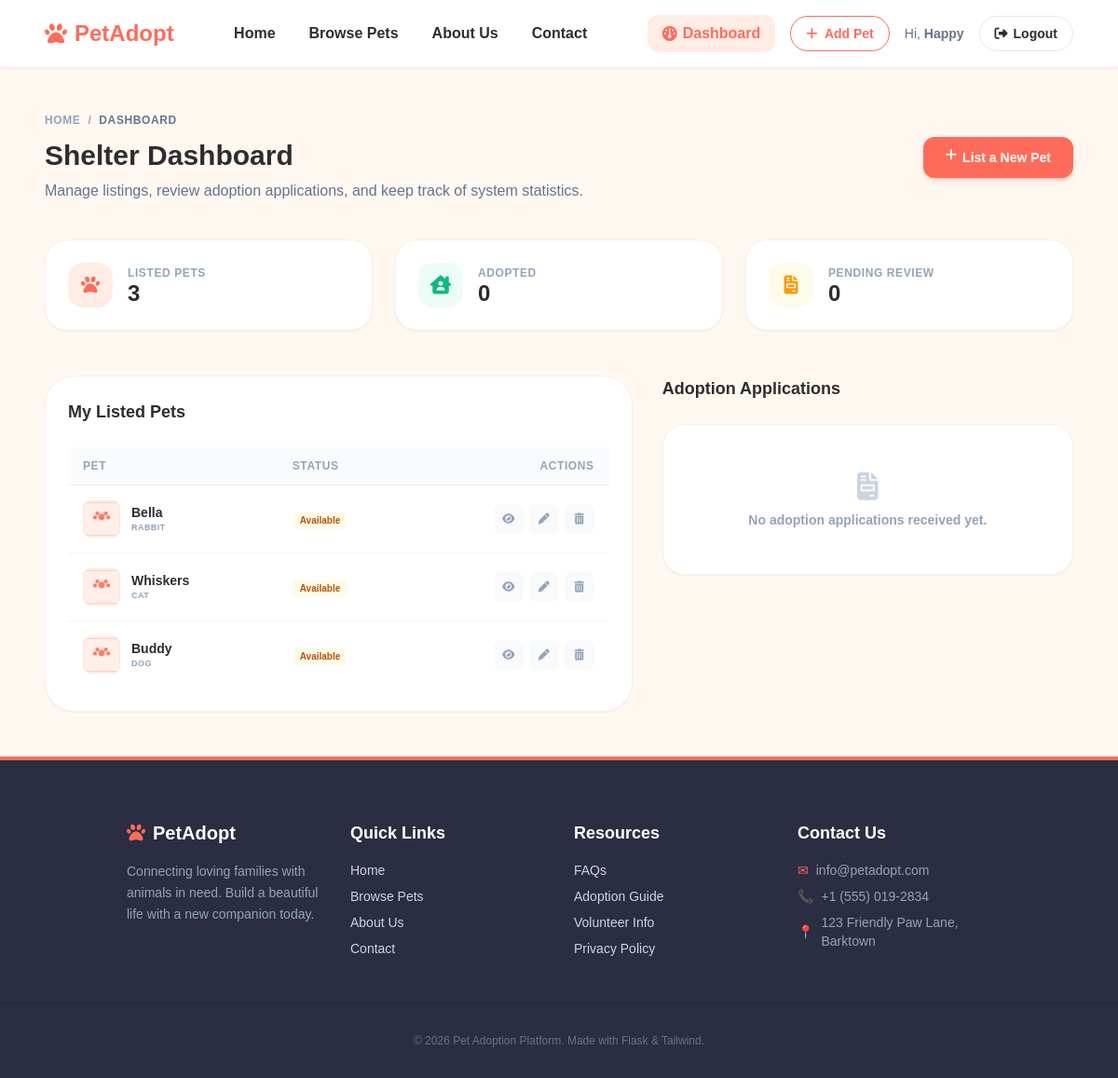
Before: /dashboard (signed in) with the older database file.
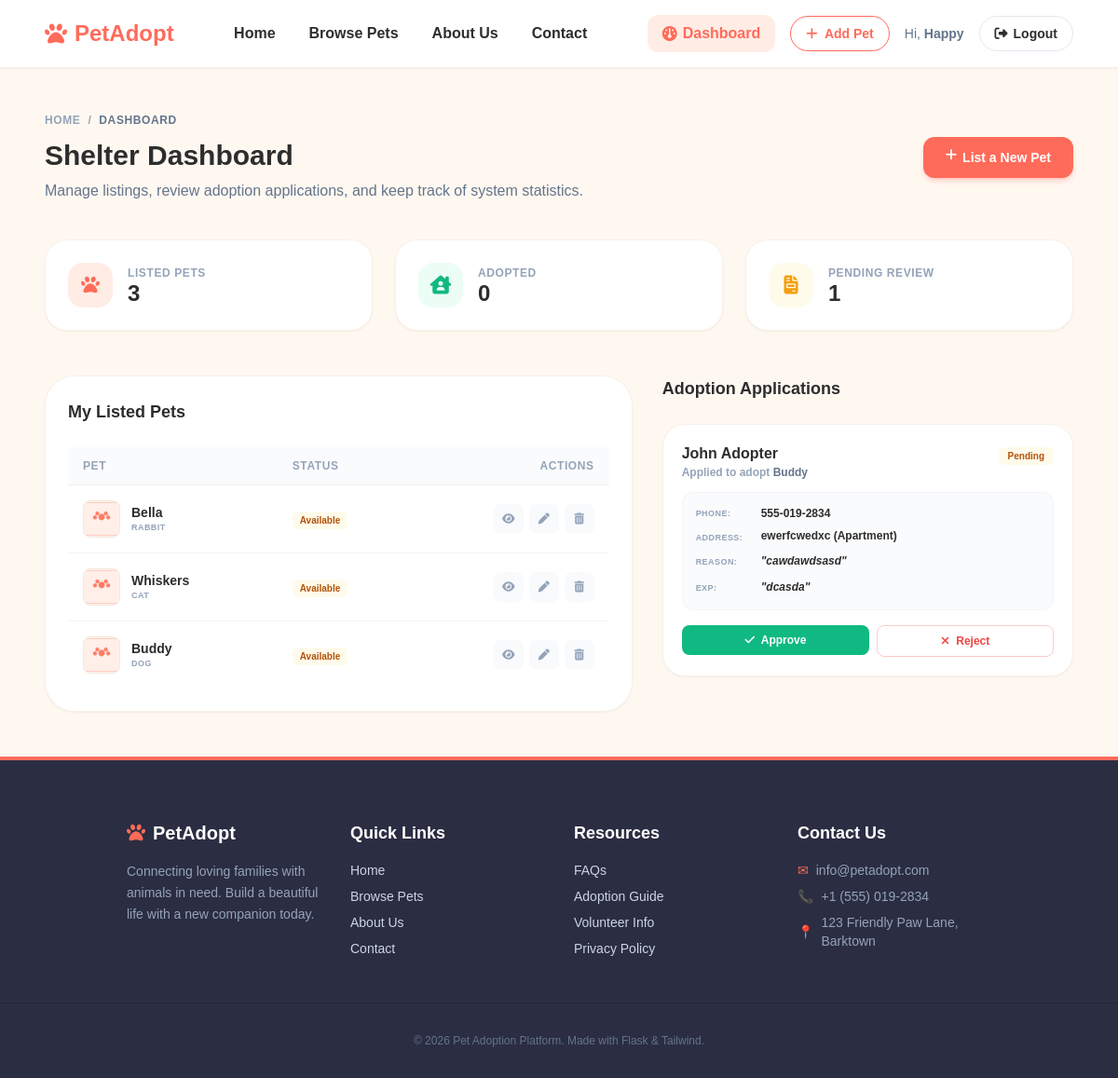
After: the same page with the newer database file.
### models.py (models this page shows, shortened)
class Pet(db.Model):
    __tablename__ = 'pets'
    id = db.Column(db.Integer, primary_key=True)
    name = db.Column(db.String(100), nullable=False)
    species = db.Column(db.String(50), nullable=False)  # Dog, Cat, Rabbit, Bird, Other
    breed = db.Column(db.String(100), nullable=True)
    age = db.Column(db.Integer, nullable=True)
    gender = db.Column(db.String(20), nullable=False)  # Male, Female
    size = db.Column(db.String(20), nullable=False)  # Small, Medium, Large
    color = db.Column(db.String(50), nullable=True)
    description = db.Column(db.Text, nullable=True)
    photo = db.Column(db.String(255), nullable=True, default='default_pet.png')
    location = db.Column(db.String(100), nullable=False)
    vaccinated = db.Column(db.Boolean, default=False)
    is_adopted = db.Column(db.Boolean, default=False)
    shelter_id = db.Column(db.Integer, db.ForeignKey('users.id'), nullable=False)
    created_at = db.Column(db.DateTime, default=datetime.utcnow)
    applications = db.relationship('AdoptionApplication', backref='pet', lazy=True, cascade="all, delete-orphan")

class AdoptionApplication(db.Model):
    __tablename__ = 'adoption_applications'
    id = db.Column(db.Integer, primary_key=True)
    pet_id = db.Column(db.Integer, db.ForeignKey('pets.id'), nullable=False)
    applicant_id = db.Column(db.Integer, db.ForeignKey('users.id'), nullable=False)
    full_name = db.Column(db.String(100), nullable=False)
    phone = db.Column(db.String(20), nullable=False)
    address = db.Column(db.String(255), nullable=False)
    home_type = db.Column(db.String(50), nullable=False)  # Apartment, House, Farmhouse, Other
    reason = db.Column(db.Text, nullable=False)
    previous_pet_experience = db.Column(db.Text, nullable=True)
    status = db.Column(db.String(20), nullable=False, default='pending')  # pending, approved, rejected
    applied_at = db.Column(db.DateTime, default=datetime.utcnow)

### admin_routes.py (the view, shortened to what this page needs)
@admin_bp.route('/dashboard')
@login_required
def dashboard():
    if current_user.role == 'adopter':
        return redirect(url_for('adoptions.my_applications'))
    elif current_user.role == 'shelter':
        pets = Pet.query.filter_by(shelter_id=current_user.id).order_by(Pet.created_at.desc()).all()
        applications = AdoptionApplication.query.join(Pet).filter(
            Pet.shelter_id == current_user.id
        ).order_by(AdoptionApplication.applied_at.desc()).all()
        total_pets = len(pets)
        adopted_pets = sum(1 for p in pets if p.is_adopted)
        pending_apps = sum(1 for a in applications if a.status == 'pending')
        return render_template('admin/dashboard.html',
                               role='shelter',
                               pets=pets,
                               applications=applications,
                               total_pets=total_pets,
                               adopted_pets=adopted_pets,
                               pending_apps=pending_apps)
    else:
        abort(403)

### templates/admin/dashboard.html (shortened to what the changed rows need)
{% extends 'base.html' %}
{% block content %}
<div class="container mx-auto max-w-7xl px-6 md:px-12 py-12 text-left">
    <div class="mb-10 flex flex-col md:flex-row md:items-center justify-between gap-6 animate-fade-in-up">
        <div>
            <h1 class="text-3xl font-black text-dark mb-2">{% if role == 'admin' %}Administrator{% else %}Shelter{% endif %} Dashboard</h1>
        </div>
    </div>
    {% if role == 'shelter' %}
        <div class="grid grid-cols-1 sm:grid-cols-3 gap-6 mb-12 animate-fade-in-up" style="animation-delay: 100ms;">
            <div class="bg-white border border-border/60 rounded-3xl p-6 shadow-sm flex items-center gap-4">
                <div class="w-12 h-12 bg-primary-light text-primary rounded-2xl flex items-center justify-center text-xl flex-shrink-0">
                    <i class="fa-solid fa-paw"></i>
                </div>
                <div>
                    <span class="block text-xs font-bold text-slate-400 uppercase tracking-wider mb-0.5">Listed Pets</span>
                    <strong class="text-2xl font-black text-dark leading-none block">{{ total_pets }}</strong>
                </div>
            </div>
            <div class="bg-white border border-border/60 rounded-3xl p-6 shadow-sm flex items-center gap-4">
                <div class="w-12 h-12 bg-emerald-50 text-emerald-500 rounded-2xl flex items-center justify-center text-xl flex-shrink-0">
                    <i class="fa-solid fa-house-chimney-user"></i>
                </div>
                <div>
                    <span class="block text-xs font-bold text-slate-400 uppercase tracking-wider mb-0.5">Adopted</span>
                    <strong class="text-2xl font-black text-dark leading-none block">{{ adopted_pets }}</strong>
                </div>
            </div>
            <div class="bg-white border border-border/60 rounded-3xl p-6 shadow-sm flex items-center gap-4">
                <div class="w-12 h-12 bg-amber-50 text-amber-500 rounded-2xl flex items-center justify-center text-xl flex-shrink-0">
                    <i class="fa-solid fa-file-invoice"></i>
                </div>
                <div>
                    <span class="block text-xs font-bold text-slate-400 uppercase tracking-wider mb-0.5">Pending Review</span>
                    <strong class="text-2xl font-black text-dark leading-none block">{{ pending_apps }}</strong>
                </div>
            </div>
        </div>
        <div class="grid grid-cols-1 lg:grid-cols-12 gap-8 items-start animate-fade-in-up" style="animation-delay: 200ms;">
            <div class="lg:col-span-7 bg-white border border-border/60 rounded-[32px] p-6 shadow-sm">
                <div class="flex justify-between items-center mb-6">
                    <h2 class="text-lg font-black text-dark">My Listed Pets</h2>
                </div>
                {% if pets %}
                    <div class="overflow-x-auto">
                        <table class="w-full text-left border-collapse">
                            <thead>
                                <tr class="bg-slate-50/70 border-b border-border/60">
                                    <th class="py-3 px-4 text-xs font-bold text-slate-400 uppercase tracking-wider">Pet</th>
                                    <th class="py-3 px-4 text-xs font-bold text-slate-400 uppercase tracking-wider">Status</th>
                                    <th class="py-3 px-4 text-xs font-bold text-slate-400 uppercase tracking-wider text-right">Actions</th>
                                </tr>
                            </thead>
                            <tbody class="divide-y divide-slate-100">
                                {% for pet in pets %}
                                    <tr class="hover:bg-slate-50/30 transition-colors">
                                        <td class="py-4 px-4">
                                            <div class="flex items-center gap-3">
                                                <div class="w-10 h-10 rounded-lg overflow-hidden border border-border flex-shrink-0 bg-slate-50">
                                                    {% if pet.photo %}
                                                        <img src="{{ url_for('static', filename='uploads/pet_photos/' + pet.photo) }}" alt="{{ pet.name }}" class="w-full h-full object-cover">
                                                    {% else %}
                                                        <img src="{{ url_for('static', filename='uploads/pet_photos/default_pet.png') }}" alt="{{ pet.name }}" class="w-full h-full object-cover">
                                                    {% endif %}
                                                </div>
                                                <div>
                                                    <h4 class="text-sm font-black text-dark">{{ pet.name }}</h4>
                                                    <p class="text-[9px] text-slate-400 font-bold uppercase tracking-wider">{{ pet.species }}</p>
                                                </div>
                                            </div>
                                        </td>
                                        <td class="py-4 px-4">
                                            {% if pet.is_adopted %}
                                                <span class="inline-flex items-center text-[10px] font-bold px-2 py-0.5 bg-emerald-50 text-emerald-700 rounded-md">Adopted</span>
                                            {% else %}
                                                <span class="inline-flex items-center text-[10px] font-bold px-2 py-0.5 bg-amber-50 text-amber-700 rounded-md">Available</span>
                                            {% endif %}
                                        </td>
                                        <td class="py-4 px-4 text-right">
                                            <div class="flex justify-end items-center gap-1.5">
                                                <a
                                                  href="{{ url_for('pets.pet_detail', pet_id=pet.id) }}"
                                                  class="w-8 h-8 rounded-lg bg-slate-50 text-slate-400 hover:text-primary hover:bg-primary-light flex items-center justify-center transition-colors"
                                                  title="View details"
                                                >
                                                    <i class="fa-solid fa-eye text-xs"></i>
                                                </a>
                                                <a
                                                  href="{{ url_for('pets.edit_pet', pet_id=pet.id) }}"
                                                  class="w-8 h-8 rounded-lg bg-slate-50 text-slate-400 hover:text-emerald-500 hover:bg-emerald-50 flex items-center justify-center transition-colors"
                                                  title="Edit pet"
                                                >
                                                    <i class="fa-solid fa-pen text-xs"></i>
                                                </a>
                                                <form
                                                  action="{{ url_for('pets.delete_pet', pet_id=pet.id) }}"
                                                  method="POST"
                                                  class="inline-block"
                                                  onsubmit="return confirm('Are you sure you want to delete {{ pet.name }}?');"
                                                >
                                                    <button
                                                      type="submit"
                                                      class="w-8 h-8 rounded-lg bg-slate-50 text-slate-400 hover:text-red-500 hover:bg-red-50 flex items-center justify-center transition-colors"
                                                      title="Delete pet"
                                                    >
                                                        <i class="fa-solid fa-trash-can text-xs"></i>
                                                    </button>
                                                </form>
                                            </div>
                                        </td>
                                    </tr>
                                {% endfor %}
                            </tbody>
                        </table>
                    </div>
                {% endif %}
            </div>
            <div class="lg:col-span-5 flex flex-col gap-6">
                <h2 class="text-lg font-black text-dark">Adoption Applications</h2>
                {% if applications %}
                    <div class="space-y-4">
                        {% for app in applications %}
                            <div class="bg-white border border-border/60 rounded-[24px] p-5 shadow-sm flex flex-col gap-3">
                                <div class="flex justify-between items-start">
                                    <div>
                                        <h4 class="text-base font-black text-dark leading-snug">{{ app.full_name }}</h4>
                                        <p class="text-xs text-slate-400 font-semibold leading-normal">
                                            Applied to adopt <strong class="text-slate-500 font-bold">{{ app.pet.name }}</strong>
                                        </p>
                                    </div>
                                    <div>
                                        {% if app.status == 'pending' %}
                                            <span class="inline-flex text-[10px] font-bold px-2.5 py-0.5 bg-amber-50 text-amber-700 rounded-md">Pending</span>
                                        {% elif app.status == 'approved' %}
                                            <span class="inline-flex text-[10px] font-bold px-2.5 py-0.5 bg-emerald-50 text-emerald-700 rounded-md">Approved</span>
                                        {% else %}
                                            <span class="inline-flex text-[10px] font-bold px-2.5 py-0.5 bg-red-50 text-red-700 rounded-md">Rejected</span>
                                        {% endif %}
                                    </div>
                                </div>
                                <div class="bg-slate-50/70 p-3.5 rounded-xl text-xs space-y-2 text-slate-500 font-semibold border border-slate-100">
                                    <p class="flex items-center gap-1.5"><span class="text-slate-400 font-bold uppercase text-[9px] tracking-wider w-16 flex-shrink-0">Phone:</span> <span class="text-dark">{{ app.phone }}</span></p>
                                    <p class="flex items-start gap-1.5"><span class="text-slate-400 font-bold uppercase text-[9px] tracking-wider w-16 flex-shrink-0 mt-0.5">Address:</span> <span class="text-dark">{{ app.address }} ({{ app.home_type }})</span></p>
                                    <p class="flex items-start gap-1.5"><span class="text-slate-400 font-bold uppercase text-[9px] tracking-wider w-16 flex-shrink-0 mt-0.5">Reason:</span> <span class="text-dark leading-relaxed italic">"{{ app.reason }}"</span></p>
                                    {% if app.previous_pet_experience %}
                                        <p class="flex items-start gap-1.5"><span class="text-slate-400 font-bold uppercase text-[9px] tracking-wider w-16 flex-shrink-0 mt-0.5">Exp:</span> <span class="text-dark leading-relaxed italic">"{{ app.previous_pet_experience }}"</span></p>
                                    {% endif %}
                                </div>
                                {% if app.status == 'pending' and not app.pet.is_adopted %}
                                    <div class="flex gap-2 pt-1">
                                        <form action="{{ url_for('admin.approve_application', application_id=app.id) }}" method="POST" class="flex-grow">
                                            <button type="submit" class="w-full py-2 bg-emerald-500 hover:bg-emerald-600 text-white font-bold rounded-lg text-xs transition-colors cursor-pointer">
                                                <i class="fa-solid fa-check mr-1"></i> Approve
                                            </button>
                                        </form>
                                        <form action="{{ url_for('admin.reject_application', application_id=app.id) }}" method="POST" class="flex-grow">
                                            <button type="submit" class="w-full py-2 border border-red-200 text-red-500 hover:bg-red-50 font-bold rounded-lg text-xs transition-colors cursor-pointer">
                                                <i class="fa-solid fa-xmark mr-1"></i> Reject
                                            </button>
                                        </form>
                                    </div>
                                {% endif %}
                            </div>
                        {% endfor %}
                    </div>
                {% else %}
                    <div class="py-12 bg-white border border-border/60 rounded-[24px] text-center shadow-sm">
                        <i class="fa-solid fa-file-invoice text-3xl text-slate-300 mb-2 block"></i>
                        <p class="text-sm text-slate-400 font-semibold mb-0">No adoption applications received yet.</p>
                    </div>
                {% endif %}
            </div>
        </div>
    {% endif %}
</div>
{% endblock %}

Changed rows visible on the page:
added AdoptionApplication: full_name "John Adopter", pet.name "Buddy", status "Pending", phone "555-019-2834", address "ewerfcwedxc", home_type "Apartment", reason "cawdawdsasd", previous_pet_experience "dcasda"
Other visible differences:
{{ pending_apps }}: "0" → "1"
text no longer shown: "No adoption applications received yet."
